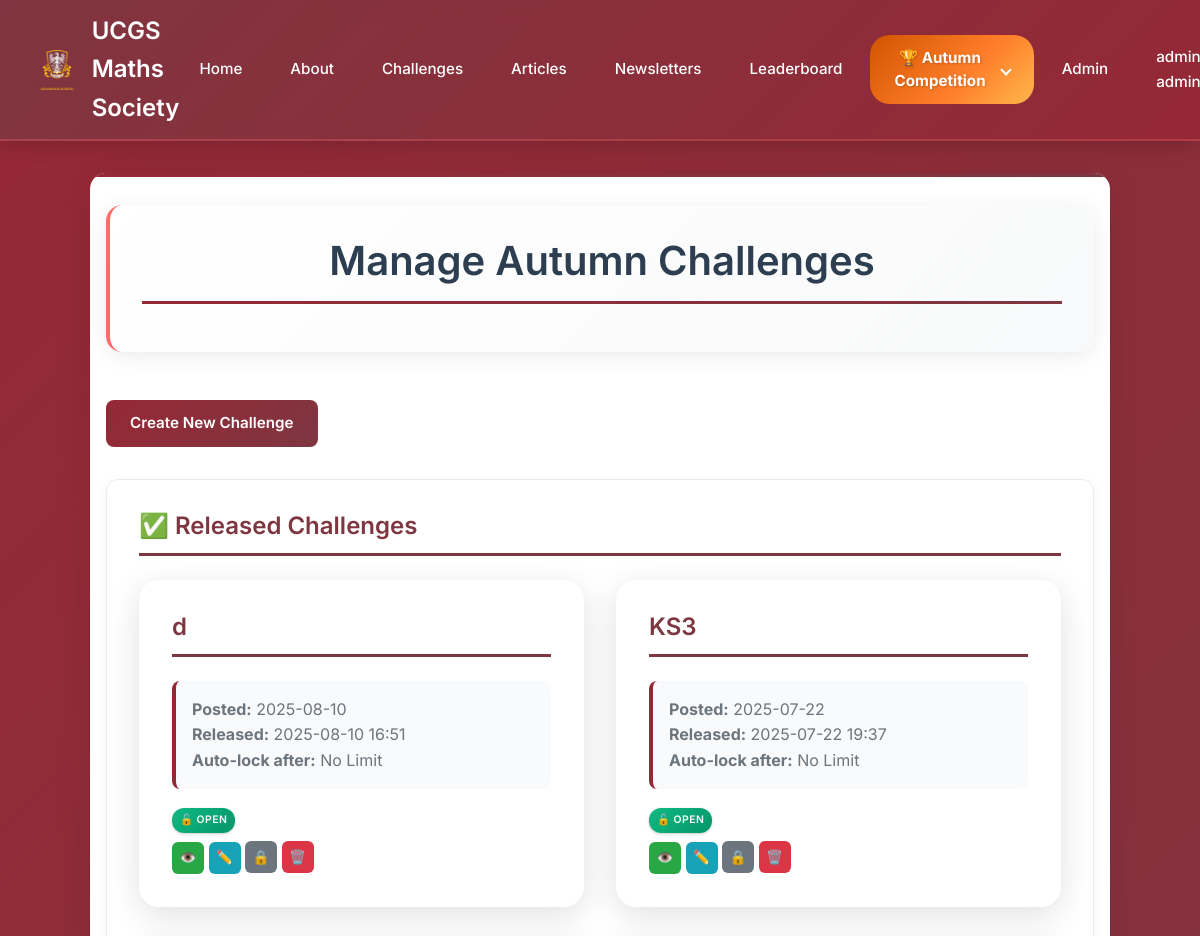
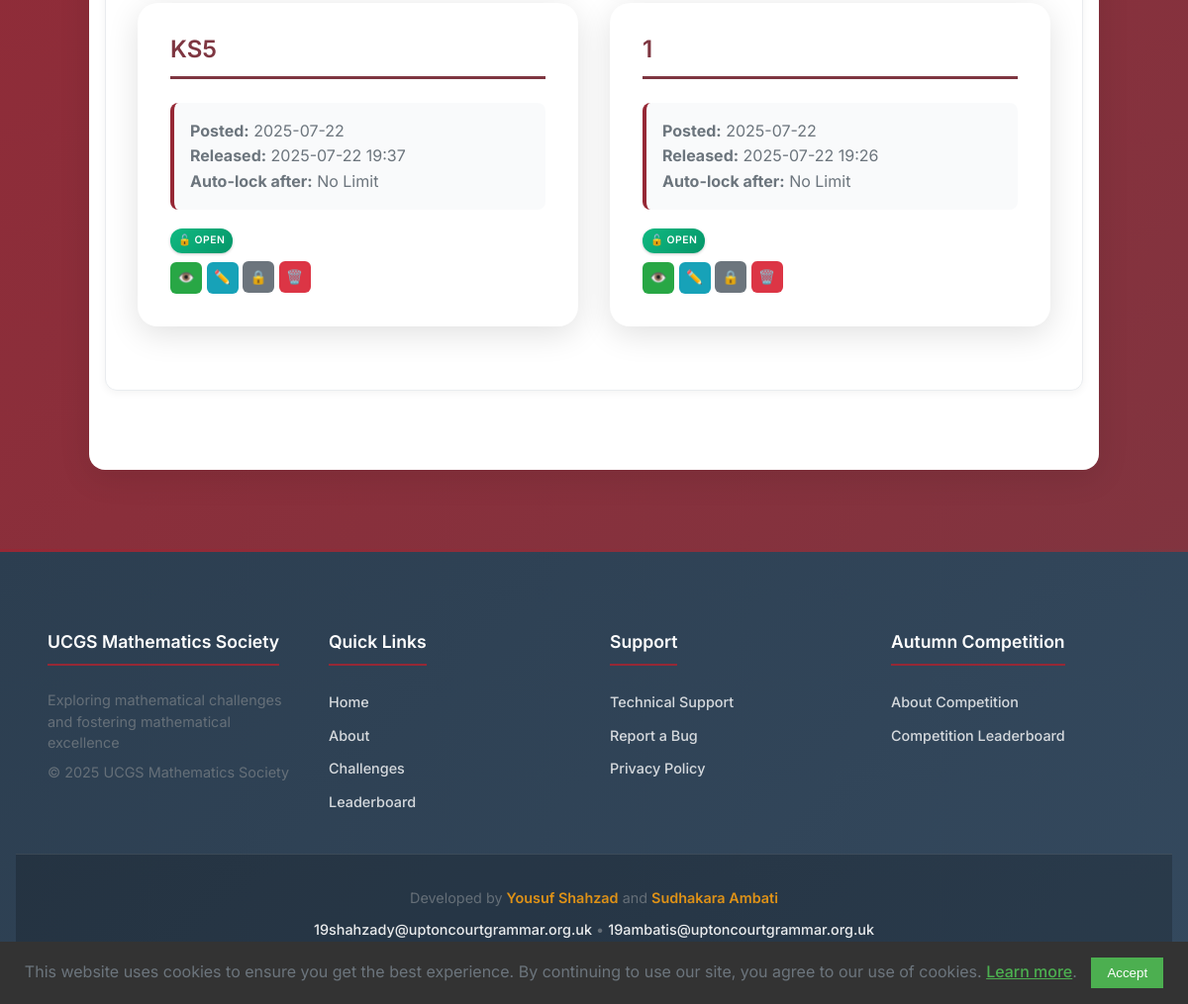
Screenshot of /admin/manage_summer_challenges (signed in) with the database file from the repository (2 pictures, top to bottom).
### app/models.py (models this page shows, shortened)
class User(UserMixin, db.Model):
    __tablename__ = "users"
    id = db.Column(db.Integer, primary_key=True)
    full_name = db.Column(db.String(100), nullable=False, index=True)
    email = db.Column(db.String(120), unique=True, nullable=False, index=True)
    year = db.Column(db.Integer)
    maths_class = db.Column(db.String(100))
    password_hash = db.Column(db.String(128))
    is_admin = db.Column(db.Boolean, default=False, nullable=False)
    key_stage = db.Column(db.String(3), nullable=False, index=True)
    school_id = db.Column(db.Integer, db.ForeignKey('school.id'), nullable=True, index=True)
    is_competition_participant = db.Column(db.Boolean, default=False, nullable=False)
    submissions = db.relationship(
        "AnswerSubmission",
        back_populates="user",
        lazy="dynamic",
        cascade="all, delete-orphan"
    )
    articles = db.relationship(
        "Article",
        back_populates="author",
        lazy="dynamic",
        cascade="all, save-update"
    )

class SummerChallenge(db.Model):
    __tablename__ = "summer_challenge"
    id = db.Column(db.Integer, primary_key=True)
    title = db.Column(db.String(100), nullable=False, index=True)
    content = db.Column(db.Text, nullable=False)
    date_posted = db.Column(db.DateTime, default=datetime.datetime.now, nullable=False)
    duration_hours = db.Column(db.Integer, default=24, nullable=False)
    file_url = db.Column(db.String(100))
    key_stage = db.Column(db.String(3), nullable=False, index=True)
    is_manually_locked = db.Column(db.Boolean, default=False, nullable=False)  # Add this field
    release_at = db.Column(db.DateTime, nullable=True, index=True)
    answer_boxes = db.relationship(
        'SummerChallengeAnswerBox',
        back_populates='challenge',
        lazy='dynamic',
        cascade='all, delete-orphan',
        order_by="SummerChallengeAnswerBox.order"
    )
    submissions = db.relationship(
        'SummerSubmission',
        back_populates='challenge',
        lazy='dynamic'
    )

### app/admin/routes.py (the view)
@bp.route("/admin/manage_summer_challenges", methods=["GET", "POST"])
@login_required
@admin_required
def manage_summer_challenges():
    now = datetime.datetime.now()
    released_challenges = SummerChallenge.query.filter(SummerChallenge.release_at <= now).order_by(SummerChallenge.date_posted.desc()).all()
    unreleased_challenges = SummerChallenge.query.filter(SummerChallenge.release_at > now).order_by(SummerChallenge.release_at.asc()).all()
    return render_template(
        "admin/manage_summer_challenges.html",
        released_challenges=released_challenges,
        unreleased_challenges=unreleased_challenges
    )

### app/__init__.py (called while the page is built)
def initialize_extensions(app):
    ckeditor.init_app(app)
    db.init_app(app)
    login_manager.init_app(app)
    migrate.init_app(app, db, render_as_batch=True)
    from app.models import User
    @login_manager.user_loader
    def load_user(user_id):
        return User.query.get(int(user_id))

### app/admin/routes.py (called while the page is built)
def admin_required(f):
    @wraps(f)
    def decorated_function(*args, **kwargs):
        if not current_user.is_admin:
            flash("You do not have permission to access this page.")
            return redirect(url_for("main.home"))
        return f(*args, **kwargs)
    return decorated_function

### app/templates/admin/manage_summer_challenges.html (shortened to what this page needs)
{% extends "base.html" %}
{% block content %}
<div class="admin-dashboard">
    <div class="page-header">
        <h1>Manage Autumn Challenges</h1>
    </div>
    <a href="{{ url_for('admin.create_summer_challenge') }}" class="button">Create New Challenge</a>
    <div class="page-section">
    <section>
        <h2>✅ Released Challenges</h2>
        <div class="challenges-grid">
            {% for challenge in released_challenges %}
            <div class="challenge-card">
                <h2>{{ challenge.title }}</h2>
                <div class="challenge-meta">
                    <span class="challenge-date"><strong>Posted:</strong> {{ challenge.date_posted.strftime('%Y-%m-%d') }}</span><br>
                    <span class="challenge-released"><strong>Released:</strong> {{ challenge.release_at.strftime('%Y-%m-%d %H:%M') if challenge.release_at else 'Immediate' }}</span><br>
                    <span class="challenge-lock"><strong>Auto-lock after:</strong> {{ challenge.lock_after_hours if challenge.lock_after_hours else 'No Limit' }} </span>
                </div>
                {% if challenge.is_manually_locked or challenge.lock_after_hours %}
                    <div class="challenge-badge locked">
                        <span class="status-icon">🔒</span>
                        {% if challenge.lock_after_hours %}
                            <span>Time Expired</span>
                        {% else %}
                            <span>Manually Locked</span>
                        {% endif %}
                    </div>
                {% else %}
                    <div class="challenge-badge unlocked">
                        <span class="status-icon">🔓</span>
                        <span>Open</span>
                    </div>
                {% endif %}
                <div>
                    <a href="{{ url_for('main.summer_challenge', challenge_id=challenge.id) }}"
                       class="action-btn view-btn">
                        <span class="button-icon">👁️</span>
                    </a>
                    <a href="{{ url_for('admin.edit_summer_challenge', challenge_id=challenge.id) }}"
                       class="action-btn edit-btn">
                        <span class="button-icon">✏️</span>
                    </a>
                    <form class="form-btn" method="POST" action="{{ url_for('admin.toggle_challenge_lock', challenge_id=challenge.id) }}">
                        <button type="submit" class="action-btn reset-btn"
                                data-action="{{ 'unlock' if challenge.is_manually_locked else 'lock' }}"
                                onclick="return confirmToggleLock(this);">
                            <span class="button-icon">{{ '🔓' if challenge.is_manually_locked else '🔒' }}</span>
                        </button>
                    </form>
                    <button class="action-btn delete-btn"
                            data-challenge-id="{{ challenge.id }}"
                            onclick="confirmDelete(this)">
                        <span class="button-icon">🗑️</span>
                    </button>
                </div>
            </div>
            {% endfor %}
        </div>
    </section>
    </div>
</div>
{% endblock %}

### app/templates/base.html (shortened to what this page needs)
<!DOCTYPE html>
<html lang="en">
    <head>
        <link rel="stylesheet" href="{{ url_for('static', filename='css/styles.min.css') }}">
        <link rel="stylesheet" href="https://cdnjs.cloudflare.com/ajax/libs/mathquill/0.10.1/mathquill.min.css">
</head>
<body>
    <header>
        <nav class="nav-container">
            <a href="{{ url_for('main.home') }}" class="nav-logo">
                <img src="{{ url_for('static', filename='images/crest.png') }}" alt="UCGS Crest">
                <span>UCGS Maths Society<span>
            </a>
            <ul class="nav-menu" id="navMenu">
                <li><a href="{{ url_for('main.home') }}">Home</a></li>
                <li><a href="{{ url_for('main.about') }}">About</a></li>
                <li><a href="{{ url_for('main.challenges') }}">Challenges</a></li>
                <li><a href="{{ url_for('main.articles') }}">Articles</a></li>
                <li><a href="{{ url_for('main.newsletters') }}">Newsletters</a></li>
                <li><a href="{{ url_for('main.leaderboard') }}">Leaderboard</a></li>
                <li class="dropdown">
                    <a href="#" class="dropdown-toggle button summer-competition-link">
                        🏆 Autumn Competition
                        <span class="dropdown-arrow"></span>
                    </a>
                </li>
                {% if current_user.is_anonymous %}
                    <li class="nav-auth"><a href="{{ url_for('auth.login') }}" class="" style="margin-top: 0">Login</a></li>
                    <li class="nav-auth"><a href="{{ url_for('auth.register') }}" class="">Register</a></li>
                    <li class="nav-auth"><a href="#" onclick="showSupportModal()" class="support-link">Support</a></li>
                {% else %}
                    {% if current_user.is_admin %}
                        <li><a href="{{ url_for('admin.admin_index') }}">Admin</a></li>
                    {% endif %}
                    <li class="dropdown">
                        <a href="#" class="dropdown-toggle">
                            {{ current_user.full_name }}
                        </a>
                    </li>
                {% endif %}
            </ul>
        </nav>
    </header>
    <main>
        {% block content %}{% endblock %}
    </main>
    <footer>
        <div class="footer-content">
            <div class="footer-section">
                <h4>UCGS Mathematics Society</h4>
                <p>Exploring mathematical challenges and fostering mathematical excellence</p>
                <p>&copy; 2025 UCGS Mathematics Society</p>
            </div>
            <div class="footer-section">
                <h4>Quick Links</h4>
                <ul>
                    <li><a href="{{ url_for('main.home') }}">Home</a></li>
                    <li><a href="{{ url_for('main.about') }}">About</a></li>
                    <li><a href="{{ url_for('main.challenges') }}">Challenges</a></li>
                    <li><a href="{{ url_for('main.leaderboard') }}">Leaderboard</a></li>
                </ul>
            </div>
            <div class="footer-section">
                <h4>Support</h4>
                <ul>
                    <li><a href="#" onclick="showSupportModal()">Technical Support</a></li>
                    <li><a href="https://forms.cloud.microsoft/e/t2UThSWiVU" target="_blank">Report a Bug</a></li>
                    <li><a href="{{ url_for('main.privacy_policy') }}">Privacy Policy</a></li>
                </ul>
            </div>
            <div class="footer-section">
                <h4>Autumn Competition</h4>
                <ul>
                    <li><a href="{{ url_for('main.summer_about') }}">About Competition</a></li>
                    <li><a href="{{ url_for('main.summer_leaderboard') }}">Competition Leaderboard</a></li>
                </ul>
            </div>
        </div>
        <div class="footer-bottom">
            <div class="footer-credits">
                <p>Developed by <strong>Yousuf Shahzad</strong> and <strong>Sudhakara Ambati</strong></p>
                <p>
                    <a href="mailto:19shahzady@uptoncourtgrammar.org.uk">19shahzady@uptoncourtgrammar.org.uk</a> •
                    <a href="mailto:19ambatis@uptoncourtgrammar.org.uk">19ambatis@uptoncourtgrammar.org.uk</a>
                </p>
            </div>
        </div>
    </footer>
    <div id="cookie-consent-banner" class="cookie-banner">
        <p>
            This website uses cookies to ensure you get the best experience. By continuing to use our site, you agree to our use of cookies.
            <a href="{{ url_for('main.privacy_policy') }}">Learn more</a>.
        </p>
        <button id="accept-cookies" class="cookie-button">Accept</button>
    </div>
</body>
</html>

### rows the page displays
User: full_name "admin admin"
SummerChallenge: title "d", date_posted "2025-08-10", release_at "2025-08-10 16:51", lock_after_hours "No Limit", shows "OPEN", is_manually_locked "🔒"
SummerChallenge: title "KS3", date_posted "2025-07-22", release_at "2025-07-22 19:37", lock_after_hours "No Limit", shows "OPEN", is_manually_locked "🔒"
SummerChallenge: title "KS5", date_posted "2025-07-22", release_at "2025-07-22 19:37", lock_after_hours "No Limit", shows "OPEN", is_manually_locked "🔒"
SummerChallenge: title "1", date_posted "2025-07-22", release_at "2025-07-22 19:26", lock_after_hours "No Limit", shows "OPEN", is_manually_locked "🔒"
